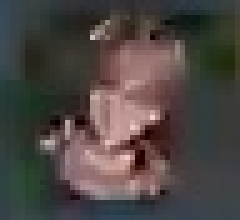
#> input picture picture/crops/frame_0002/survivor_p3.jpg, 48 x 44 px, found by its file name (shown 5 times larger)
$ python state_recognizer.py
#> lines starting #> are read from the running program, lines starting #| are printed output that depends on the picture
import os

import cv2
import numpy as np

CROPS_DIR = r"D:\files\code\dbd_pred\picture\crops"

ICON_STATES = ["hooked", "dying", "dead", "escaped", "executed"]
FACE_STATES = ["healthy", "injured"]

EXAMPLE_REFS = {
    "hooked":  [("frame_0003", "survivor_p3")],
    "dying":   [("frame_0003", "survivor_p4")],
    "dead":    [("frame_0009", "survivor_p4")],
    "escaped": [("frame_0011", "survivor_p3")],
    "healthy": [("frame_0001", "survivor_p1"),
                ("frame_0001", "survivor_p2"),
                ("frame_0001", "survivor_p3"),
                ("frame_0001", "survivor_p4")],
    "injured": [("frame_0002", "survivor_p4")],
}

def load_crop(frame_stem, region):
    return cv2.imread(os.path.join(CROPS_DIR, frame_stem, f"{region}.jpg"))

def build_references():
    refs = {}
    for state, pairs in EXAMPLE_REFS.items():
        imgs = [load_crop(f, r) for f, r in pairs]
#> in load_crop, returned value is the input picture: shape (44, 48, 3); mean B, G, R 66.9, 69.7, 76.3
        imgs = [i for i in imgs if i is not None]
        if imgs:
            refs[state] = imgs
    return refs

def ncc(a, b):
    a = cv2.cvtColor(a, cv2.COLOR_BGR2GRAY).astype(np.float32)
    b = cv2.cvtColor(b, cv2.COLOR_BGR2GRAY).astype(np.float32)
    a = a.ravel() - a.mean()
    b = b.ravel() - b.mean()
    denom = np.linalg.norm(a) * np.linalg.norm(b)
    if denom == 0:
        return 0.0
    return float((a @ b) / denom)

ICON_SCALES = 10


# [130 lines left out: functions red_diag_lines, red_diag_long, _hist_match, red_diag_clusters, multi_scale_match, not called in this run]


def redness(crop, frac=0.5):
    h, w = crop.shape[:2]
    my, mx = int(h * (1 - frac) / 2), int(w * (1 - frac) / 2)
    crop = crop[my:h - my, mx:w - mx]
    b = crop[:, :, 0].astype(np.float32)
    g = crop[:, :, 1].astype(np.float32)
    r = crop[:, :, 2].astype(np.float32)
    hsv = cv2.cvtColor(crop, cv2.COLOR_BGR2HSV).astype(np.float32)
    return {
        "rg": float((r - g).mean()),
        "sat": float(hsv[:, :, 1].mean()),
    }

def classify(crop, slot, refs, icon_thr=0.55, face_thr=0.35, inj_rg_delta=12.0, inj_sat_delta=15.0,
             icon_tpl=None):
    best_icon, best_score = None, -1.0
    for state in ICON_STATES:
        for ref in refs.get(state, []):
            s = ncc(crop, ref)
            if s > best_score:
                best_score, best_icon = s, state
    if best_score >= icon_thr:
        return best_icon, best_score
    if icon_tpl:
        for state, tpl in icon_tpl.items():
            if tpl is None:
                continue
            s = multi_scale_match(crop, tpl)
            if s > best_score:
                best_score, best_icon = s, state
        if best_score >= icon_thr + 0.15:
            return best_icon, best_score

    healthy_refs = refs.get("healthy", [])
    if 0 <= slot < len(healthy_refs):
        s = ncc(crop, healthy_refs[slot])
        if s < face_thr:
            return "unknown", s
        cur = redness(crop)
        base = redness(healthy_refs[slot])
        if cur["rg"] > base["rg"] + inj_rg_delta and cur["sat"] > base["sat"] + inj_sat_delta:
            return "injured", s
        return "healthy", s
    return "unknown", best_score

def main():
    refs = build_references()
#> in build_references, `imgs = [load_crop(f, r) for f, r in pairs]`: imgs = 1 item
#> refs = 3 items
    for state, imgs in refs.items():
        print(f"{state}: {[i.shape for i in imgs]}")
#> this loop made 3 passes
#> state on passes 1 to 3: 'hooked', 'escaped', 'healthy'
#| hooked: [(44, 48, 3)]
#| escaped: [(44, 48, 3)]
#| healthy: [(44, 48, 3), (44, 48, 3)]
    print()
    print(f"{'frame':14} {'p1':14} {'p2':14} {'p3':14} {'p4':14}")
    for f in sorted(os.listdir(CROPS_DIR)):
        row = []
        for i in range(1, 5):
            crop = load_crop(f, f"survivor_p{i}")
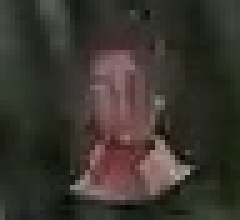
#> input picture picture/crops/frame_0001/survivor_p1.jpg, 48 x 44 px, found by its file name (shown 5 times larger)
#> in load_crop, returned value is the input picture: shape (44, 48, 3); mean B, G, R 45.9, 52.8, 57.7
            if crop is None:
                row.append("----")
                continue
            state, score = classify(crop, i - 1, refs)
#> the loop in classify, `for state in ICON_STATES:` made 5 passes
#> pass 1, in ncc, `a = cv2.cvtColor(a, cv2.COLOR_BGR2GRAY).astype(np.float32)`:
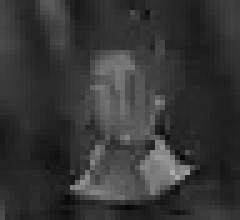
#> a: shape (44, 48) float32 (shown 5 times larger); min 7, max 170, mean 53.5
#> pass 1, in ncc, `b = cv2.cvtColor(b, cv2.COLOR_BGR2GRAY).astype(np.float32)`:
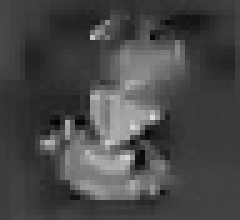
#> b: shape (44, 48) float32 (shown 5 times larger); min 2, max 219, mean 71.3
#> after the loop in classify, `for state in ICON_STATES:`: best_icon = 'hooked'; best_score = 0.526
#> in classify, `healthy_refs = refs.get("healthy", [])`: healthy_refs = 2 items
#> in classify, `s = ncc(crop, healthy_refs[slot])`: s = 1
#> in redness, `crop = crop[my:h - my, mx:w - mx]`:
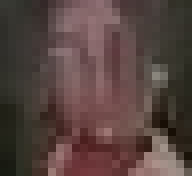
#> crop: shape (22, 24, 3) (shown 8 times larger); mean of channels 0, 1, 2 63.7, 67.5, 86.5; drawn as B, G, R
#> in redness, `b = crop[:, :, 0].astype(np.float32)`:
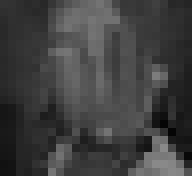
#> b: shape (22, 24) float32 (shown 8 times larger); min 5, max 137, mean 63.7
#> in redness, `r = crop[:, :, 2].astype(np.float32)`:
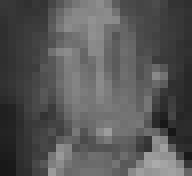
#> r: shape (22, 24) float32 (shown 8 times larger); min 23, max 171, mean 86.5
#> in redness, `hsv = cv2.cvtColor(crop, cv2.COLOR_BGR2HSV).astype(np.float32)`:
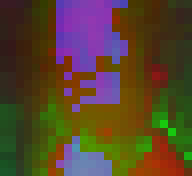
#> hsv: shape (22, 24, 3) float32 (shown 8 times larger); mean of channels 0, 1, 2 45, 68.6, 86.5; drawn as B, G, R
#> in classify, `cur = redness(crop)`: cur = {'rg': 18.95, 'sat': 68.62}
#> state = 'healthy'; score = 1
            row.append(f"{state}({score:.2f})")
        print(f"{f:14} {row[0]:14} {row[1]:14} {row[2]:14} {row[3]:14}")

if __name__ == "__main__":
    main()
